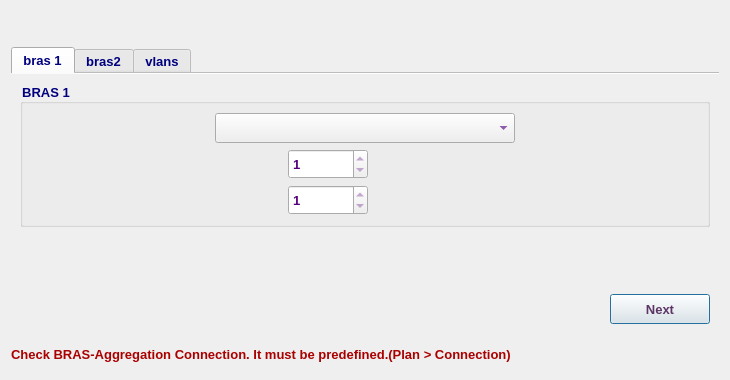
<?xml version="1.0" encoding="UTF-8"?>
<ui version="4.0">
 <class>MA5616BrasPlanDialog</class>
 <widget class="QDialog" name="MA5616BrasPlanDialog">
  <property name="geometry">
   <rect>
    <x>0</x>
    <y>0</y>
    <width>730</width>
    <height>380</height>
   </rect>
  </property>
  <property name="minimumSize">
   <size>
    <width>730</width>
    <height>380</height>
   </size>
  </property>
  <property name="maximumSize">
   <size>
    <width>731</width>
    <height>381</height>
   </size>
  </property>
  <property name="font">
   <font>
    <family>Tahoma</family>
    <pointsize>10</pointsize>
   </font>
  </property>
  <property name="windowTitle">
   <string>BRAS Plan</string>
  </property>
  <property name="windowIcon">
   <iconset resource="../../../../../image.qrc">
    <normaloff>:/Image/router.png</normaloff>:/Image/router.png</iconset>
  </property>
  <layout class="QVBoxLayout" name="verticalLayout_4">
   <item>
    <widget class="QLabel" name="dslamLbl">
     <property name="minimumSize">
      <size>
       <width>0</width>
       <height>30</height>
      </size>
     </property>
     <property name="maximumSize">
      <size>
       <width>16777215</width>
       <height>30</height>
      </size>
     </property>
     <property name="font">
      <font>
       <family>Tahoma</family>
       <pointsize>10</pointsize>
       <weight>75</weight>
       <bold>true</bold>
      </font>
     </property>
     <property name="styleSheet">
      <string notr="true">color: rgb(85, 0, 127);</string>
     </property>
     <property name="text">
      <string/>
     </property>
     <property name="alignment">
      <set>Qt::AlignCenter</set>
     </property>
    </widget>
   </item>
   <item>
    <widget class="QTabWidget" name="tabWidget">
     <property name="font">
      <font>
       <weight>75</weight>
       <bold>true</bold>
      </font>
     </property>
     <property name="styleSheet">
      <string notr="true">color: rgb(0, 0, 127);</string>
     </property>
     <property name="currentIndex">
      <number>0</number>
     </property>
     <property name="documentMode">
      <bool>true</bool>
     </property>
     <widget class="QWidget" name="bras1Tab">
      <attribute name="title">
       <string>bras 1</string>
      </attribute>
      <layout class="QVBoxLayout" name="verticalLayout_5">
       <item>
        <widget class="QGroupBox" name="groupBox">
         <property name="font">
          <font>
           <family>Tahoma</family>
           <pointsize>10</pointsize>
           <weight>75</weight>
           <bold>true</bold>
          </font>
         </property>
         <property name="title">
          <string>BRAS 1</string>
         </property>
         <layout class="QVBoxLayout" name="verticalLayout">
          <item>
           <layout class="QHBoxLayout" name="horizontalLayout">
            <item>
             <spacer name="horizontalSpacer">
              <property name="font">
               <font>
                <family>Tahoma</family>
                <pointsize>10</pointsize>
               </font>
              </property>
              <property name="orientation">
               <enum>Qt::Horizontal</enum>
              </property>
              <property name="sizeHint" stdset="0">
               <size>
                <width>40</width>
                <height>20</height>
               </size>
              </property>
             </spacer>
            </item>
            <item>
             <widget class="QComboBox" name="bras1CB">
              <property name="minimumSize">
               <size>
                <width>300</width>
                <height>30</height>
               </size>
              </property>
              <property name="maximumSize">
               <size>
                <width>300</width>
                <height>30</height>
               </size>
              </property>
              <property name="font">
               <font>
                <family>Tahoma</family>
                <pointsize>10</pointsize>
                <weight>75</weight>
                <bold>true</bold>
               </font>
              </property>
              <property name="styleSheet">
               <string notr="true">color: rgb(85, 0, 127);</string>
              </property>
             </widget>
            </item>
            <item>
             <spacer name="horizontalSpacer_2">
              <property name="font">
               <font>
                <family>Tahoma</family>
                <pointsize>10</pointsize>
               </font>
              </property>
              <property name="orientation">
               <enum>Qt::Horizontal</enum>
              </property>
              <property name="sizeHint" stdset="0">
               <size>
                <width>40</width>
                <height>20</height>
               </size>
              </property>
             </spacer>
            </item>
           </layout>
          </item>
          <item>
           <layout class="QHBoxLayout" name="horizontalLayout_3">
            <item>
             <widget class="QLabel" name="b1a1Lbl">
              <property name="sizePolicy">
               <sizepolicy hsizetype="Expanding" vsizetype="Expanding">
                <horstretch>0</horstretch>
                <verstretch>0</verstretch>
               </sizepolicy>
              </property>
              <property name="minimumSize">
               <size>
                <width>250</width>
                <height>30</height>
               </size>
              </property>
              <property name="maximumSize">
               <size>
                <width>250</width>
                <height>30</height>
               </size>
              </property>
              <property name="font">
               <font>
                <family>Tahoma</family>
                <pointsize>10</pointsize>
                <weight>75</weight>
                <bold>true</bold>
               </font>
              </property>
              <property name="text">
               <string/>
              </property>
              <property name="wordWrap">
               <bool>true</bool>
              </property>
             </widget>
            </item>
            <item>
             <widget class="QSpinBox" name="bras1Agg1EthSB">
              <property name="minimumSize">
               <size>
                <width>80</width>
                <height>30</height>
               </size>
              </property>
              <property name="maximumSize">
               <size>
                <width>80</width>
                <height>30</height>
               </size>
              </property>
              <property name="font">
               <font>
                <family>Tahoma</family>
                <pointsize>10</pointsize>
                <weight>75</weight>
                <bold>true</bold>
               </font>
              </property>
              <property name="styleSheet">
               <string notr="true">color: rgb(85, 0, 127);</string>
              </property>
              <property name="readOnly">
               <bool>true</bool>
              </property>
              <property name="minimum">
               <number>-1</number>
              </property>
              <property name="maximum">
               <number>1000</number>
              </property>
              <property name="value">
               <number>1</number>
              </property>
             </widget>
            </item>
            <item>
             <spacer name="horizontalSpacer_3">
              <property name="font">
               <font>
                <family>Tahoma</family>
                <pointsize>10</pointsize>
               </font>
              </property>
              <property name="orientation">
               <enum>Qt::Horizontal</enum>
              </property>
              <property name="sizeHint" stdset="0">
               <size>
                <width>40</width>
                <height>20</height>
               </size>
              </property>
             </spacer>
            </item>
           </layout>
          </item>
          <item>
           <layout class="QHBoxLayout" name="horizontalLayout_2">
            <item>
             <widget class="QLabel" name="b1a2Lbl">
              <property name="sizePolicy">
               <sizepolicy hsizetype="Expanding" vsizetype="Expanding">
                <horstretch>0</horstretch>
                <verstretch>0</verstretch>
               </sizepolicy>
              </property>
              <property name="minimumSize">
               <size>
                <width>250</width>
                <height>30</height>
               </size>
              </property>
              <property name="maximumSize">
               <size>
                <width>250</width>
                <height>30</height>
               </size>
              </property>
              <property name="font">
               <font>
                <family>Tahoma</family>
                <pointsize>10</pointsize>
                <weight>75</weight>
                <bold>true</bold>
               </font>
              </property>
              <property name="text">
               <string/>
              </property>
              <property name="wordWrap">
               <bool>true</bool>
              </property>
             </widget>
            </item>
            <item>
             <widget class="QSpinBox" name="bras1Agg2EthSB">
              <property name="minimumSize">
               <size>
                <width>80</width>
                <height>30</height>
               </size>
              </property>
              <property name="maximumSize">
               <size>
                <width>80</width>
                <height>30</height>
               </size>
              </property>
              <property name="font">
               <font>
                <family>Tahoma</family>
                <pointsize>10</pointsize>
                <weight>75</weight>
                <bold>true</bold>
               </font>
              </property>
              <property name="styleSheet">
               <string notr="true">color: rgb(85, 0, 127);</string>
              </property>
              <property name="readOnly">
               <bool>true</bool>
              </property>
              <property name="minimum">
               <number>-1</number>
              </property>
              <property name="maximum">
               <number>1000</number>
              </property>
              <property name="value">
               <number>1</number>
              </property>
             </widget>
            </item>
            <item>
             <spacer name="horizontalSpacer_4">
              <property name="font">
               <font>
                <family>Tahoma</family>
                <pointsize>10</pointsize>
               </font>
              </property>
              <property name="orientation">
               <enum>Qt::Horizontal</enum>
              </property>
              <property name="sizeHint" stdset="0">
               <size>
                <width>40</width>
                <height>20</height>
               </size>
              </property>
             </spacer>
            </item>
           </layout>
          </item>
         </layout>
        </widget>
       </item>
       <item>
        <spacer name="verticalSpacer_3">
         <property name="orientation">
          <enum>Qt::Vertical</enum>
         </property>
         <property name="sizeHint" stdset="0">
          <size>
           <width>20</width>
           <height>40</height>
          </size>
         </property>
        </spacer>
       </item>
       <item>
        <layout class="QHBoxLayout" name="horizontalLayout_14">
         <item>
          <spacer name="horizontalSpacer_12">
           <property name="font">
            <font>
             <family>Tahoma</family>
             <pointsize>10</pointsize>
            </font>
           </property>
           <property name="orientation">
            <enum>Qt::Horizontal</enum>
           </property>
           <property name="sizeHint" stdset="0">
            <size>
             <width>40</width>
             <height>20</height>
            </size>
           </property>
          </spacer>
         </item>
         <item>
          <widget class="QPushButton" name="next1Btn">
           <property name="enabled">
            <bool>true</bool>
           </property>
           <property name="sizePolicy">
            <sizepolicy hsizetype="Preferred" vsizetype="Preferred">
             <horstretch>0</horstretch>
             <verstretch>0</verstretch>
            </sizepolicy>
           </property>
           <property name="minimumSize">
            <size>
             <width>100</width>
             <height>30</height>
            </size>
           </property>
           <property name="maximumSize">
            <size>
             <width>200</width>
             <height>30</height>
            </size>
           </property>
           <property name="font">
            <font>
             <family>Tahoma</family>
             <pointsize>10</pointsize>
             <weight>75</weight>
             <bold>true</bold>
            </font>
           </property>
           <property name="styleSheet">
            <string notr="true">color: rgb(92, 53, 102);</string>
           </property>
           <property name="text">
            <string>Next</string>
           </property>
           <property name="icon">
            <iconset resource="../../../../../image.qrc">
             <normaloff>:/Image/next.png</normaloff>:/Image/next.png</iconset>
           </property>
           <property name="iconSize">
            <size>
             <width>20</width>
             <height>20</height>
            </size>
           </property>
          </widget>
         </item>
        </layout>
       </item>
      </layout>
     </widget>
     <widget class="QWidget" name="bras2Tab">
      <attribute name="title">
       <string>bras2</string>
      </attribute>
      <layout class="QVBoxLayout" name="verticalLayout_6">
       <item>
        <widget class="QCheckBox" name="bras2EnCB">
         <property name="font">
          <font>
           <family>Tahoma</family>
           <pointsize>10</pointsize>
           <weight>75</weight>
           <bold>true</bold>
          </font>
         </property>
         <property name="styleSheet">
          <string notr="true">color: rgb(170, 0, 0);</string>
         </property>
         <property name="text">
          <string>BRAS2 Enabel</string>
         </property>
         <property name="checked">
          <bool>true</bool>
         </property>
        </widget>
       </item>
       <item>
        <widget class="QGroupBox" name="bras2GB">
         <property name="font">
          <font>
           <family>Tahoma</family>
           <pointsize>10</pointsize>
           <weight>75</weight>
           <bold>true</bold>
          </font>
         </property>
         <property name="title">
          <string>BRAS 2</string>
         </property>
         <layout class="QVBoxLayout" name="verticalLayout_2">
          <item>
           <layout class="QHBoxLayout" name="horizontalLayout_4">
            <item>
             <spacer name="horizontalSpacer_5">
              <property name="font">
               <font>
                <family>Tahoma</family>
                <pointsize>10</pointsize>
               </font>
              </property>
              <property name="orientation">
               <enum>Qt::Horizontal</enum>
              </property>
              <property name="sizeHint" stdset="0">
               <size>
                <width>40</width>
                <height>20</height>
               </size>
              </property>
             </spacer>
            </item>
            <item>
             <widget class="QComboBox" name="bras2CB">
              <property name="minimumSize">
               <size>
                <width>300</width>
                <height>30</height>
               </size>
              </property>
              <property name="maximumSize">
               <size>
                <width>300</width>
                <height>30</height>
               </size>
              </property>
              <property name="font">
               <font>
                <family>Tahoma</family>
                <pointsize>10</pointsize>
                <weight>75</weight>
                <bold>true</bold>
               </font>
              </property>
              <property name="styleSheet">
               <string notr="true">color: rgb(85, 0, 127);</string>
              </property>
             </widget>
            </item>
            <item>
             <spacer name="horizontalSpacer_6">
              <property name="font">
               <font>
                <family>Tahoma</family>
                <pointsize>10</pointsize>
               </font>
              </property>
              <property name="orientation">
               <enum>Qt::Horizontal</enum>
              </property>
              <property name="sizeHint" stdset="0">
               <size>
                <width>40</width>
                <height>20</height>
               </size>
              </property>
             </spacer>
            </item>
           </layout>
          </item>
          <item>
           <layout class="QHBoxLayout" name="horizontalLayout_5">
            <item>
             <widget class="QLabel" name="b2a1Lbl">
              <property name="sizePolicy">
               <sizepolicy hsizetype="Expanding" vsizetype="Expanding">
                <horstretch>0</horstretch>
                <verstretch>0</verstretch>
               </sizepolicy>
              </property>
              <property name="minimumSize">
               <size>
                <width>250</width>
                <height>30</height>
               </size>
              </property>
              <property name="maximumSize">
               <size>
                <width>250</width>
                <height>30</height>
               </size>
              </property>
              <property name="font">
               <font>
                <family>Tahoma</family>
                <pointsize>10</pointsize>
                <weight>75</weight>
                <bold>true</bold>
               </font>
              </property>
              <property name="styleSheet">
               <string notr="true">color: rgb(0, 0, 127);</string>
              </property>
              <property name="text">
               <string/>
              </property>
              <property name="wordWrap">
               <bool>true</bool>
              </property>
             </widget>
            </item>
            <item>
             <widget class="QSpinBox" name="bras2Agg1EthSB">
              <property name="minimumSize">
               <size>
                <width>80</width>
                <height>30</height>
               </size>
              </property>
              <property name="maximumSize">
               <size>
                <width>80</width>
                <height>30</height>
               </size>
              </property>
              <property name="font">
               <font>
                <family>Tahoma</family>
                <pointsize>10</pointsize>
                <weight>75</weight>
                <bold>true</bold>
               </font>
              </property>
              <property name="styleSheet">
               <string notr="true">color: rgb(85, 0, 127);</string>
              </property>
              <property name="readOnly">
               <bool>true</bool>
              </property>
              <property name="minimum">
               <number>-1</number>
              </property>
              <property name="maximum">
               <number>1000</number>
              </property>
              <property name="value">
               <number>1</number>
              </property>
             </widget>
            </item>
            <item>
             <spacer name="horizontalSpacer_7">
              <property name="font">
               <font>
                <family>Tahoma</family>
                <pointsize>10</pointsize>
               </font>
              </property>
              <property name="orientation">
               <enum>Qt::Horizontal</enum>
              </property>
              <property name="sizeHint" stdset="0">
               <size>
                <width>40</width>
                <height>20</height>
               </size>
              </property>
             </spacer>
            </item>
           </layout>
          </item>
          <item>
           <layout class="QHBoxLayout" name="horizontalLayout_6">
            <item>
             <widget class="QLabel" name="b2a2Lbl">
              <property name="sizePolicy">
               <sizepolicy hsizetype="Expanding" vsizetype="Expanding">
                <horstretch>0</horstretch>
                <verstretch>0</verstretch>
               </sizepolicy>
              </property>
              <property name="minimumSize">
               <size>
                <width>250</width>
                <height>30</height>
               </size>
              </property>
              <property name="maximumSize">
               <size>
                <width>250</width>
                <height>30</height>
               </size>
              </property>
              <property name="font">
               <font>
                <family>Tahoma</family>
                <pointsize>10</pointsize>
                <weight>75</weight>
                <bold>true</bold>
               </font>
              </property>
              <property name="styleSheet">
               <string notr="true">color: rgb(0, 0, 127);</string>
              </property>
              <property name="text">
               <string/>
              </property>
              <property name="wordWrap">
               <bool>true</bool>
              </property>
             </widget>
            </item>
            <item>
             <widget class="QSpinBox" name="bras2Agg2EthSB">
              <property name="minimumSize">
               <size>
                <width>80</width>
                <height>30</height>
               </size>
              </property>
              <property name="maximumSize">
               <size>
                <width>80</width>
                <height>30</height>
               </size>
              </property>
              <property name="font">
               <font>
                <family>Tahoma</family>
                <pointsize>10</pointsize>
                <weight>75</weight>
                <bold>true</bold>
               </font>
              </property>
              <property name="styleSheet">
               <string notr="true">color: rgb(85, 0, 127);</string>
              </property>
              <property name="readOnly">
               <bool>true</bool>
              </property>
              <property name="minimum">
               <number>-1</number>
              </property>
              <property name="maximum">
               <number>1000</number>
              </property>
              <property name="value">
               <number>1</number>
              </property>
             </widget>
            </item>
            <item>
             <spacer name="horizontalSpacer_8">
              <property name="font">
               <font>
                <family>Tahoma</family>
                <pointsize>10</pointsize>
               </font>
              </property>
              <property name="orientation">
               <enum>Qt::Horizontal</enum>
              </property>
              <property name="sizeHint" stdset="0">
               <size>
                <width>40</width>
                <height>20</height>
               </size>
              </property>
             </spacer>
            </item>
           </layout>
          </item>
         </layout>
        </widget>
       </item>
       <item>
        <spacer name="verticalSpacer_2">
         <property name="orientation">
          <enum>Qt::Vertical</enum>
         </property>
         <property name="sizeHint" stdset="0">
          <size>
           <width>20</width>
           <height>40</height>
          </size>
         </property>
        </spacer>
       </item>
       <item>
        <layout class="QHBoxLayout" name="horizontalLayout_13">
         <item>
          <widget class="QPushButton" name="back2Btn">
           <property name="sizePolicy">
            <sizepolicy hsizetype="Preferred" vsizetype="Preferred">
             <horstretch>0</horstretch>
             <verstretch>0</verstretch>
            </sizepolicy>
           </property>
           <property name="minimumSize">
            <size>
             <width>100</width>
             <height>30</height>
            </size>
           </property>
           <property name="maximumSize">
            <size>
             <width>200</width>
             <height>30</height>
            </size>
           </property>
           <property name="font">
            <font>
             <family>Tahoma</family>
             <pointsize>10</pointsize>
             <weight>75</weight>
             <bold>true</bold>
            </font>
           </property>
           <property name="styleSheet">
            <string notr="true">color: rgb(92, 53, 102);</string>
           </property>
           <property name="text">
            <string>Back</string>
           </property>
           <property name="icon">
            <iconset resource="../../../../../image.qrc">
             <normaloff>:/Image/back.png</normaloff>:/Image/back.png</iconset>
           </property>
          </widget>
         </item>
         <item>
          <spacer name="horizontalSpacer_11">
           <property name="font">
            <font>
             <family>Tahoma</family>
             <pointsize>10</pointsize>
            </font>
           </property>
           <property name="orientation">
            <enum>Qt::Horizontal</enum>
           </property>
           <property name="sizeHint" stdset="0">
            <size>
             <width>40</width>
             <height>20</height>
            </size>
           </property>
          </spacer>
         </item>
         <item>
          <widget class="QPushButton" name="next2Btn">
           <property name="enabled">
            <bool>true</bool>
           </property>
           <property name="sizePolicy">
            <sizepolicy hsizetype="Preferred" vsizetype="Preferred">
             <horstretch>0</horstretch>
             <verstretch>0</verstretch>
            </sizepolicy>
           </property>
           <property name="minimumSize">
            <size>
             <width>100</width>
             <height>30</height>
            </size>
           </property>
           <property name="maximumSize">
            <size>
             <width>200</width>
             <height>30</height>
            </size>
           </property>
           <property name="font">
            <font>
             <family>Tahoma</family>
             <pointsize>10</pointsize>
             <weight>75</weight>
             <bold>true</bold>
            </font>
           </property>
           <property name="styleSheet">
            <string notr="true">color: rgb(92, 53, 102);</string>
           </property>
           <property name="text">
            <string>Next</string>
           </property>
           <property name="icon">
            <iconset resource="../../../../../image.qrc">
             <normaloff>:/Image/next.png</normaloff>:/Image/next.png</iconset>
           </property>
           <property name="iconSize">
            <size>
             <width>20</width>
             <height>20</height>
            </size>
           </property>
          </widget>
         </item>
        </layout>
       </item>
      </layout>
     </widget>
     <widget class="QWidget" name="vlanTab">
      <attribute name="title">
       <string>vlans</string>
      </attribute>
      <layout class="QVBoxLayout" name="verticalLayout_7">
       <item>
        <widget class="QGroupBox" name="groupBox_3">
         <property name="font">
          <font>
           <family>Tahoma</family>
           <pointsize>10</pointsize>
           <weight>75</weight>
           <bold>true</bold>
          </font>
         </property>
         <property name="styleSheet">
          <string notr="true">color: rgb(0, 0, 127);</string>
         </property>
         <property name="title">
          <string>VLANs</string>
         </property>
         <layout class="QVBoxLayout" name="verticalLayout_3">
          <item>
           <layout class="QHBoxLayout" name="horizontalLayout_8">
            <item>
             <widget class="QLabel" name="label_5">
              <property name="minimumSize">
               <size>
                <width>60</width>
                <height>30</height>
               </size>
              </property>
              <property name="maximumSize">
               <size>
                <width>60</width>
                <height>30</height>
               </size>
              </property>
              <property name="font">
               <font>
                <family>Tahoma</family>
                <pointsize>10</pointsize>
                <weight>75</weight>
                <bold>true</bold>
               </font>
              </property>
              <property name="styleSheet">
               <string notr="true">color: rgb(0, 0, 127);</string>
              </property>
              <property name="text">
               <string>VLAN</string>
              </property>
             </widget>
            </item>
            <item>
             <widget class="QComboBox" name="vlan500CB">
              <property name="minimumSize">
               <size>
                <width>100</width>
                <height>30</height>
               </size>
              </property>
              <property name="maximumSize">
               <size>
                <width>100</width>
                <height>30</height>
               </size>
              </property>
              <property name="font">
               <font>
                <family>Tahoma</family>
                <pointsize>10</pointsize>
                <weight>75</weight>
                <bold>true</bold>
               </font>
              </property>
              <property name="styleSheet">
               <string notr="true">color: rgb(85, 0, 127);</string>
              </property>
             </widget>
            </item>
            <item>
             <widget class="QLineEdit" name="v500DescLE">
              <property name="sizePolicy">
               <sizepolicy hsizetype="Maximum" vsizetype="Preferred">
                <horstretch>0</horstretch>
                <verstretch>0</verstretch>
               </sizepolicy>
              </property>
              <property name="minimumSize">
               <size>
                <width>300</width>
                <height>30</height>
               </size>
              </property>
              <property name="maximumSize">
               <size>
                <width>8000</width>
                <height>30</height>
               </size>
              </property>
              <property name="font">
               <font>
                <family>Tahoma</family>
                <pointsize>10</pointsize>
                <weight>75</weight>
                <bold>true</bold>
               </font>
              </property>
              <property name="styleSheet">
               <string notr="true">color: rgb(85, 0, 127);</string>
              </property>
              <property name="readOnly">
               <bool>true</bool>
              </property>
              <property name="placeholderText">
               <string>NN-S9303-Agg#-PPPOE-VLAN5XX-EQ-T-P-SN</string>
              </property>
             </widget>
            </item>
           </layout>
          </item>
          <item>
           <layout class="QHBoxLayout" name="horizontalLayout_9">
            <item>
             <widget class="QLabel" name="label_6">
              <property name="minimumSize">
               <size>
                <width>60</width>
                <height>30</height>
               </size>
              </property>
              <property name="maximumSize">
               <size>
                <width>60</width>
                <height>30</height>
               </size>
              </property>
              <property name="font">
               <font>
                <family>Tahoma</family>
                <pointsize>10</pointsize>
                <weight>75</weight>
                <bold>true</bold>
               </font>
              </property>
              <property name="styleSheet">
               <string notr="true">color: rgb(0, 0, 127);</string>
              </property>
              <property name="text">
               <string>VLAN</string>
              </property>
             </widget>
            </item>
            <item>
             <widget class="QComboBox" name="vlan600CB">
              <property name="minimumSize">
               <size>
                <width>100</width>
                <height>30</height>
               </size>
              </property>
              <property name="maximumSize">
               <size>
                <width>100</width>
                <height>30</height>
               </size>
              </property>
              <property name="font">
               <font>
                <family>Tahoma</family>
                <pointsize>10</pointsize>
                <weight>75</weight>
                <bold>true</bold>
               </font>
              </property>
              <property name="styleSheet">
               <string notr="true">color: rgb(85, 0, 127);</string>
              </property>
             </widget>
            </item>
            <item>
             <widget class="QLineEdit" name="v600DescLE">
              <property name="sizePolicy">
               <sizepolicy hsizetype="Expanding" vsizetype="Preferred">
                <horstretch>0</horstretch>
                <verstretch>0</verstretch>
               </sizepolicy>
              </property>
              <property name="minimumSize">
               <size>
                <width>300</width>
                <height>30</height>
               </size>
              </property>
              <property name="maximumSize">
               <size>
                <width>8000</width>
                <height>30</height>
               </size>
              </property>
              <property name="font">
               <font>
                <family>Tahoma</family>
                <pointsize>10</pointsize>
                <weight>75</weight>
                <bold>true</bold>
               </font>
              </property>
              <property name="styleSheet">
               <string notr="true">color: rgb(85, 0, 127);</string>
              </property>
              <property name="readOnly">
               <bool>true</bool>
              </property>
              <property name="placeholderText">
               <string>NN-S9303-Agg#-PPPOE-VLAN5XX-EQ-T-P-SN</string>
              </property>
             </widget>
            </item>
           </layout>
          </item>
          <item>
           <layout class="QHBoxLayout" name="horizontalLayout_10">
            <item>
             <widget class="QLabel" name="label_7">
              <property name="minimumSize">
               <size>
                <width>60</width>
                <height>30</height>
               </size>
              </property>
              <property name="maximumSize">
               <size>
                <width>60</width>
                <height>30</height>
               </size>
              </property>
              <property name="font">
               <font>
                <family>Tahoma</family>
                <pointsize>10</pointsize>
                <weight>75</weight>
                <bold>true</bold>
               </font>
              </property>
              <property name="styleSheet">
               <string notr="true">color: rgb(0, 0, 127);</string>
              </property>
              <property name="text">
               <string>VLAN</string>
              </property>
             </widget>
            </item>
            <item>
             <widget class="QComboBox" name="vlan700CB">
              <property name="minimumSize">
               <size>
                <width>100</width>
                <height>30</height>
               </size>
              </property>
              <property name="maximumSize">
               <size>
                <width>100</width>
                <height>30</height>
               </size>
              </property>
              <property name="font">
               <font>
                <family>Tahoma</family>
                <pointsize>10</pointsize>
                <weight>75</weight>
                <bold>true</bold>
               </font>
              </property>
              <property name="styleSheet">
               <string notr="true">color: rgb(85, 0, 127);</string>
              </property>
             </widget>
            </item>
            <item>
             <widget class="QLineEdit" name="v700DescLE">
              <property name="sizePolicy">
               <sizepolicy hsizetype="Expanding" vsizetype="Preferred">
                <horstretch>0</horstretch>
                <verstretch>0</verstretch>
               </sizepolicy>
              </property>
              <property name="minimumSize">
               <size>
                <width>300</width>
                <height>30</height>
               </size>
              </property>
              <property name="maximumSize">
               <size>
                <width>8000</width>
                <height>30</height>
               </size>
              </property>
              <property name="font">
               <font>
                <family>Tahoma</family>
                <pointsize>10</pointsize>
                <weight>75</weight>
                <bold>true</bold>
               </font>
              </property>
              <property name="styleSheet">
               <string notr="true">color: rgb(85, 0, 127);</string>
              </property>
              <property name="readOnly">
               <bool>true</bool>
              </property>
              <property name="placeholderText">
               <string>NN-S9303-Agg#-PPPOE-VLAN5XX-EQ-T-P-SN</string>
              </property>
             </widget>
            </item>
           </layout>
          </item>
          <item>
           <layout class="QHBoxLayout" name="horizontalLayout_11">
            <item>
             <widget class="QLabel" name="label_8">
              <property name="minimumSize">
               <size>
                <width>60</width>
                <height>30</height>
               </size>
              </property>
              <property name="maximumSize">
               <size>
                <width>60</width>
                <height>30</height>
               </size>
              </property>
              <property name="font">
               <font>
                <family>Tahoma</family>
                <pointsize>10</pointsize>
                <weight>75</weight>
                <bold>true</bold>
               </font>
              </property>
              <property name="styleSheet">
               <string notr="true">color: rgb(0, 0, 127);</string>
              </property>
              <property name="text">
               <string>VLAN</string>
              </property>
             </widget>
            </item>
            <item>
             <widget class="QComboBox" name="vlan800CB">
              <property name="minimumSize">
               <size>
                <width>100</width>
                <height>30</height>
               </size>
              </property>
              <property name="maximumSize">
               <size>
                <width>100</width>
                <height>30</height>
               </size>
              </property>
              <property name="font">
               <font>
                <family>Tahoma</family>
                <pointsize>10</pointsize>
                <weight>75</weight>
                <bold>true</bold>
               </font>
              </property>
              <property name="styleSheet">
               <string notr="true">color: rgb(85, 0, 127);</string>
              </property>
             </widget>
            </item>
            <item>
             <widget class="QLineEdit" name="v800DescLE">
              <property name="sizePolicy">
               <sizepolicy hsizetype="Expanding" vsizetype="Preferred">
                <horstretch>0</horstretch>
                <verstretch>0</verstretch>
               </sizepolicy>
              </property>
              <property name="minimumSize">
               <size>
                <width>300</width>
                <height>30</height>
               </size>
              </property>
              <property name="maximumSize">
               <size>
                <width>8000</width>
                <height>30</height>
               </size>
              </property>
              <property name="font">
               <font>
                <family>Tahoma</family>
                <pointsize>10</pointsize>
                <weight>75</weight>
                <bold>true</bold>
               </font>
              </property>
              <property name="styleSheet">
               <string notr="true">color: rgb(85, 0, 127);</string>
              </property>
              <property name="readOnly">
               <bool>true</bool>
              </property>
              <property name="placeholderText">
               <string>NN-S9303-Agg#-PPPOE-VLAN5XX-EQ-T-P-SN</string>
              </property>
             </widget>
            </item>
           </layout>
          </item>
         </layout>
        </widget>
       </item>
       <item>
        <spacer name="verticalSpacer">
         <property name="orientation">
          <enum>Qt::Vertical</enum>
         </property>
         <property name="sizeHint" stdset="0">
          <size>
           <width>20</width>
           <height>40</height>
          </size>
         </property>
        </spacer>
       </item>
       <item>
        <layout class="QHBoxLayout" name="horizontalLayout_7">
         <item>
          <widget class="QPushButton" name="vlanBackBtn">
           <property name="sizePolicy">
            <sizepolicy hsizetype="Preferred" vsizetype="Preferred">
             <horstretch>0</horstretch>
             <verstretch>0</verstretch>
            </sizepolicy>
           </property>
           <property name="minimumSize">
            <size>
             <width>0</width>
             <height>30</height>
            </size>
           </property>
           <property name="maximumSize">
            <size>
             <width>250</width>
             <height>30</height>
            </size>
           </property>
           <property name="font">
            <font>
             <family>Tahoma</family>
             <pointsize>10</pointsize>
             <weight>75</weight>
             <bold>true</bold>
            </font>
           </property>
           <property name="styleSheet">
            <string notr="true">color: rgb(92, 53, 102);</string>
           </property>
           <property name="text">
            <string>Back</string>
           </property>
           <property name="icon">
            <iconset resource="../../../../../image.qrc">
             <normaloff>:/Image/back.png</normaloff>:/Image/back.png</iconset>
           </property>
          </widget>
         </item>
         <item>
          <spacer name="horizontalSpacer_9">
           <property name="font">
            <font>
             <family>Tahoma</family>
             <pointsize>10</pointsize>
            </font>
           </property>
           <property name="orientation">
            <enum>Qt::Horizontal</enum>
           </property>
           <property name="sizeHint" stdset="0">
            <size>
             <width>40</width>
             <height>20</height>
            </size>
           </property>
          </spacer>
         </item>
         <item>
          <widget class="QPushButton" name="okBtn">
           <property name="enabled">
            <bool>false</bool>
           </property>
           <property name="sizePolicy">
            <sizepolicy hsizetype="Preferred" vsizetype="Preferred">
             <horstretch>0</horstretch>
             <verstretch>0</verstretch>
            </sizepolicy>
           </property>
           <property name="minimumSize">
            <size>
             <width>100</width>
             <height>30</height>
            </size>
           </property>
           <property name="maximumSize">
            <size>
             <width>250</width>
             <height>30</height>
            </size>
           </property>
           <property name="font">
            <font>
             <family>Tahoma</family>
             <pointsize>10</pointsize>
             <weight>75</weight>
             <bold>true</bold>
            </font>
           </property>
           <property name="styleSheet">
            <string notr="true">color: rgb(92, 53, 102);</string>
           </property>
           <property name="text">
            <string>Confirm</string>
           </property>
           <property name="icon">
            <iconset resource="../../../../../image.qrc">
             <normaloff>:/Image/plan.png</normaloff>:/Image/plan.png</iconset>
           </property>
           <property name="iconSize">
            <size>
             <width>20</width>
             <height>20</height>
            </size>
           </property>
          </widget>
         </item>
        </layout>
       </item>
      </layout>
     </widget>
    </widget>
   </item>
   <item>
    <widget class="QLabel" name="infoLbl">
     <property name="minimumSize">
      <size>
       <width>0</width>
       <height>30</height>
      </size>
     </property>
     <property name="maximumSize">
      <size>
       <width>16777215</width>
       <height>30</height>
      </size>
     </property>
     <property name="font">
      <font>
       <family>Tahoma</family>
       <pointsize>10</pointsize>
       <weight>75</weight>
       <bold>true</bold>
      </font>
     </property>
     <property name="styleSheet">
      <string notr="true">color: rgb(170, 0, 0);</string>
     </property>
     <property name="text">
      <string>Check BRAS-Aggregation Connection. It must be predefined.(Plan &gt; Connection)</string>
     </property>
    </widget>
   </item>
  </layout>
 </widget>
 <tabstops>
  <tabstop>bras1CB</tabstop>
  <tabstop>bras1Agg1EthSB</tabstop>
  <tabstop>bras1Agg2EthSB</tabstop>
  <tabstop>bras2CB</tabstop>
  <tabstop>bras2Agg1EthSB</tabstop>
  <tabstop>bras2Agg2EthSB</tabstop>
  <tabstop>vlan500CB</tabstop>
  <tabstop>v500DescLE</tabstop>
  <tabstop>vlan600CB</tabstop>
  <tabstop>v600DescLE</tabstop>
  <tabstop>vlan700CB</tabstop>
  <tabstop>v700DescLE</tabstop>
  <tabstop>vlan800CB</tabstop>
  <tabstop>v800DescLE</tabstop>
  <tabstop>okBtn</tabstop>
 </tabstops>
 <resources>
  <include location="../../../../../image.qrc"/>
 </resources>
 <connections/>
</ui>
